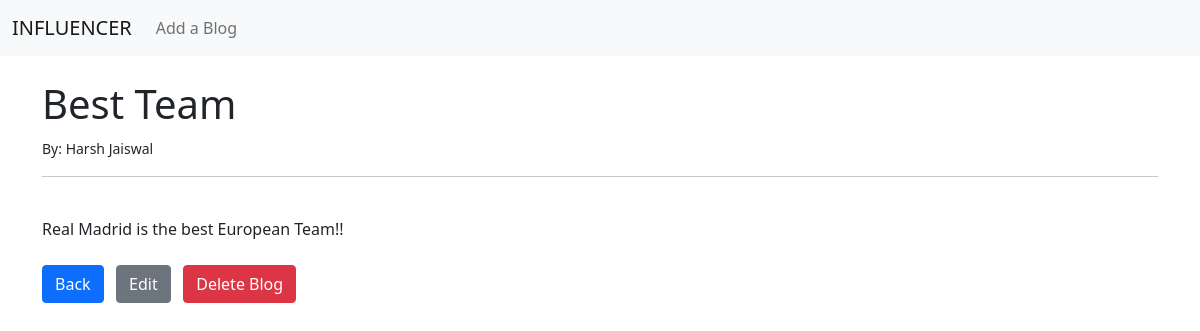
The app's page /article/1 with its own data.
### Blogsite/models.py (models this page shows, shortened)
class Post(models.Model):
	title = models.CharField(max_length=255)
	tag = models.CharField(max_length=255)
	auther= models.ForeignKey(User, on_delete=models.CASCADE)
	body=models.TextField()

### Blogsite/views.py (the view)
# urls.py: path('article/<int:pk>',ArticleView.as_view(),name="articlelink"),
class ArticleView(DetailView):
	model = Post
	template_name = 'article.html'

### Blogsite/templates/article.html (shortened to what this page needs)
{% extends 'base.html' %}
{% block content %}
<h1>{{ post.title }}</h1>
<small>By: {{post.auther.first_name}} {{post.auther.last_name}}</small>
<br>
<hr>
<br>
{{post.body}}
<br></br>
<a href="{% url 'home' %}"><button type="button" class="btn btn-primary">Back </button></a>
	<a href="{% url 'editlink' post.pk %}"><button type="button" class="btn btn-secondary">Edit</button></a>
	<a href="{% url 'deletelink' post.pk %}"><button type="button" class="btn btn-danger">Delete Blog</button></a>
{% endblock %}

### records on screen
Post: title "Best Team", auther.first_name "Harsh", auther.last_name "Jaiswal", body "Real Madrid is the best European Team!!"
